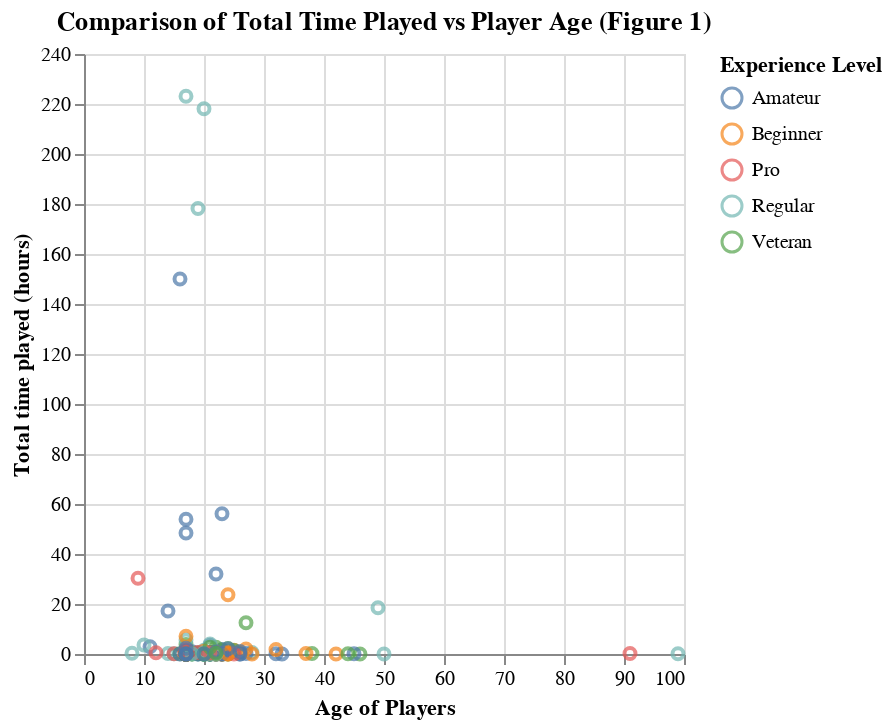

Notebook cell for this chart:
### Code cell
# Visualizing the data

# We plot age vs. played hours, then we color-coded the data based on varying experience levels to better visualize the data
# and possible relationships between the variables

player_chart = alt.Chart(players, title = "Comparison of Total Time Played vs Player Age (Figure 1)").mark_point().encode(
    x = alt.X("age").title("Age of Players").scale(zero = False),
    y=alt.Y('played_hours', title='Total time played (hours)'),
    color=alt.Color("experience").title("Experience Level"),
)

player_chart

### Figure 1 — Vega specification as saved in the notebook (floating-point values rounded to 4 significant figures; data arrays with more than 128 entries replaced by an {"elided": "..."} marker saying what was removed)
{"$schema": "https://vega.github.io/schema/vega/v5.json", "data": [{"name": "source_0", "values": {"elided": "196 records"}}, {"name": "source_0_x_domain_age", "values": [{"min": 8, "max": 99}]}, {"name": "source_0_y_domain_played_hours", "values": [{"min": 0.0, "max": 223.1}]}, {"name": "source_0_color_domain_experience", "values": [{"experience": "Pro"}, {"experience": "Veteran"}, {"experience": "Amateur"}, {"experience": "Regular"}, {"experience": "Beginner"}]}], "marks": [{"type": "symbol", "name": "marks", "from": {"data": "source_0"}, "encode": {"update": {"x": {"field": "age", "scale": "x"}, "fill": {"value": "transparent"}, "y": {"field": "played_hours", "scale": "y"}, "stroke": {"field": "experience", "scale": "color"}, "opacity": {"value": 0.7}}}, "style": ["point"]}], "scales": [{"name": "x", "type": "linear", "domain": [{"signal": "(data(\"source_0_x_domain_age\")[0] || {}).min"}, {"signal": "(data(\"source_0_x_domain_age\")[0] || {}).max"}], "range": [0, {"signal": "width"}], "nice": true, "zero": false}, {"name": "y", "type": "linear", "domain": [{"signal": "(data(\"source_0_y_domain_played_hours\")[0] || {}).min"}, {"signal": "(data(\"source_0_y_domain_played_hours\")[0] || {}).max"}], "range": [{"signal": "height"}, 0], "zero": true, "nice": true}, {"name": "color", "type": "ordinal", "domain": {"data": "source_0_color_domain_experience", "field": "experience", "sort": true}, "range": "category"}], "axes": [{"scale": "x", "maxExtent": 0, "grid": true, "orient": "bottom", "minExtent": 0, "labels": false, "zindex": 0, "ticks": false, "tickCount": {"signal": "ceil(width/40)"}, "domain": false, "aria": false, "gridScale": "y"}, {"scale": "y", "gridScale": "x", "aria": false, "maxExtent": 0, "ticks": false, "minExtent": 0, "grid": true, "tickCount": {"signal": "ceil(height/40)"}, "orient": "left", "labels": false, "domain": false, "zindex": 0}, {"scale": "x", "orient": "bottom", "grid": false, "title": "Age of Players", "tickCount": {"signal": "ceil(width/40)"}, "zindex": 0, "labelFlush": true, "labelOverlap": true}, {"scale": "y", "labelOverlap": true, "grid": false, "title": "Total time played (hours)", "zindex": 0, "orient": "left", "tickCount": {"signal": "ceil(height/40)"}}], "title": {"text": "Comparison of Total Time Played vs Player Age (Figure 1)", "frame": "group"}, "legends": [{"title": "Experience Level", "stroke": "color", "symbolType": "circle", "encode": {"symbols": {"update": {"fill": {"value": "transparent"}, "opacity": {"value": 0.7}}}}}], "padding": 5, "height": 300, "style": "cell", "width": 300, "background": "white"}
